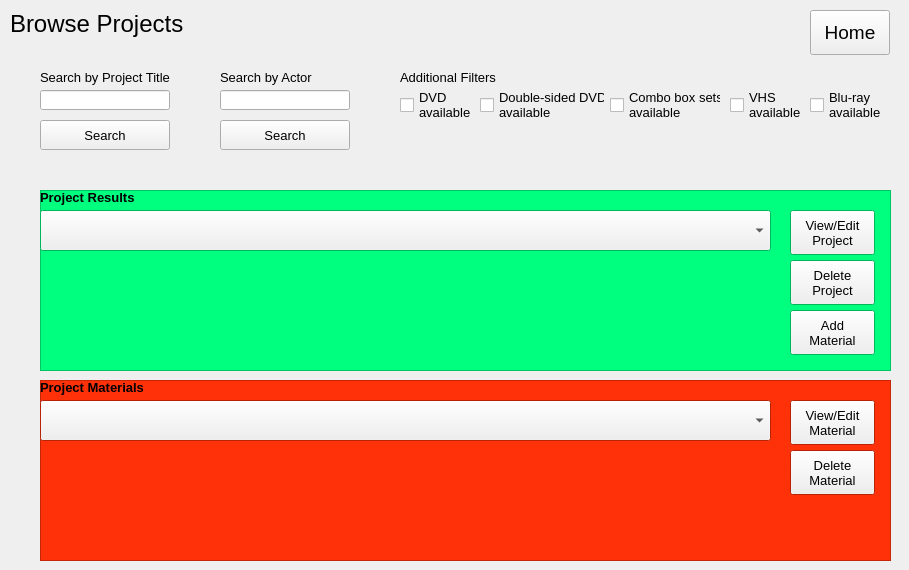
    <widget class="QWidget" name="pageBrowseProjects">
     <property name="minimumSize">
      <size>
       <width>900</width>
       <height>300</height>
      </size>
     </property>
     <widget class="QLabel" name="labelBrowseProjHeading">
      <property name="geometry">
       <rect>
        <x>10</x>
        <y>10</y>
        <width>250</width>
        <height>27</height>
       </rect>
      </property>
      <property name="font">
       <font>
        <pointsize>18</pointsize>
       </font>
      </property>
      <property name="text">
       <string>Browse Projects</string>
      </property>
     </widget>
     <widget class="QPushButton" name="buttonHomeBrowseProj">
      <property name="geometry">
       <rect>
        <x>810</x>
        <y>10</y>
        <width>80</width>
        <height>45</height>
       </rect>
      </property>
      <property name="font">
       <font>
        <pointsize>14</pointsize>
       </font>
      </property>
      <property name="text">
       <string>Home</string>
      </property>
     </widget>
     <widget class="QLineEdit" name="textBrowseProjSearchByActor">
      <property name="geometry">
       <rect>
        <x>220</x>
        <y>90</y>
        <width>130</width>
        <height>20</height>
       </rect>
      </property>
      <property name="font">
       <font>
        <pointsize>10</pointsize>
       </font>
      </property>
     </widget>
     <widget class="QLabel" name="labelBrowseProjSearchByProj">
      <property name="geometry">
       <rect>
        <x>40</x>
        <y>60</y>
        <width>131</width>
        <height>35</height>
       </rect>
      </property>
      <property name="font">
       <font>
        <pointsize>10</pointsize>
       </font>
      </property>
      <property name="text">
       <string>Search by Project Title</string>
      </property>
     </widget>
     <widget class="QLabel" name="labelBrowseProjSearchByActor">
      <property name="geometry">
       <rect>
        <x>220</x>
        <y>60</y>
        <width>100</width>
        <height>35</height>
       </rect>
      </property>
      <property name="font">
       <font>
        <pointsize>10</pointsize>
       </font>
      </property>
      <property name="text">
       <string>Search by Actor</string>
      </property>
     </widget>
     <widget class="QLineEdit" name="textBrowseProjSearchByProj">
      <property name="geometry">
       <rect>
        <x>40</x>
        <y>90</y>
        <width>130</width>
        <height>20</height>
       </rect>
      </property>
      <property name="font">
       <font>
        <pointsize>10</pointsize>
       </font>
      </property>
      <property name="text">
       <string/>
      </property>
     </widget>
     <widget class="QCheckBox" name="checkBoxBrowseProjCombo">
      <property name="geometry">
       <rect>
        <x>610</x>
        <y>90</y>
        <width>111</width>
        <height>30</height>
       </rect>
      </property>
      <property name="font">
       <font>
        <pointsize>10</pointsize>
       </font>
      </property>
      <property name="text">
       <string>Combo box sets
available</string>
      </property>
     </widget>
     <widget class="QCheckBox" name="checkBoxBrowseProjBluray">
      <property name="geometry">
       <rect>
        <x>810</x>
        <y>90</y>
        <width>90</width>
        <height>30</height>
       </rect>
      </property>
      <property name="font">
       <font>
        <pointsize>10</pointsize>
       </font>
      </property>
      <property name="text">
       <string>Blu-ray
available</string>
      </property>
     </widget>
     <widget class="QLabel" name="labelBrowseProjAdditonalFilters">
      <property name="geometry">
       <rect>
        <x>400</x>
        <y>60</y>
        <width>121</width>
        <height>35</height>
       </rect>
      </property>
      <property name="font">
       <font>
        <pointsize>10</pointsize>
       </font>
      </property>
      <property name="text">
       <string>Additional Filters</string>
      </property>
     </widget>
     <widget class="QCheckBox" name="checkBoxBrowseProjVHS">
      <property name="geometry">
       <rect>
        <x>730</x>
        <y>90</y>
        <width>71</width>
        <height>30</height>
       </rect>
      </property>
      <property name="font">
       <font>
        <pointsize>10</pointsize>
       </font>
      </property>
      <property name="text">
       <string>VHS
available</string>
      </property>
     </widget>
     <widget class="QCheckBox" name="checkBoxBrowseProjDoubleDVD">
      <property name="geometry">
       <rect>
        <x>480</x>
        <y>90</y>
        <width>125</width>
        <height>30</height>
       </rect>
      </property>
      <property name="font">
       <font>
        <pointsize>10</pointsize>
       </font>
      </property>
      <property name="text">
       <string>Double-sided DVD
available</string>
      </property>
     </widget>
     <widget class="QCheckBox" name="checkBoxBrowseProjDVD">
      <property name="geometry">
       <rect>
        <x>400</x>
        <y>90</y>
        <width>71</width>
        <height>30</height>
       </rect>
      </property>
      <property name="font">
       <font>
        <pointsize>10</pointsize>
       </font>
      </property>
      <property name="text">
       <string>DVD
available</string>
      </property>
     </widget>
     <widget class="QPushButton" name="buttonBrowseProjSearchByProj">
      <property name="geometry">
       <rect>
        <x>40</x>
        <y>120</y>
        <width>130</width>
        <height>30</height>
       </rect>
      </property>
      <property name="font">
       <font>
        <pointsize>10</pointsize>
       </font>
      </property>
      <property name="text">
       <string>Search</string>
      </property>
     </widget>
     <widget class="QPushButton" name="buttonBrowseProjSearchByActor">
      <property name="geometry">
       <rect>
        <x>220</x>
        <y>120</y>
        <width>130</width>
        <height>30</height>
       </rect>
      </property>
      <property name="font">
       <font>
        <pointsize>10</pointsize>
       </font>
      </property>
      <property name="text">
       <string>Search</string>
      </property>
     </widget>
     <widget class="QFrame" name="frameBrowseProjProj">
      <property name="geometry">
       <rect>
        <x>40</x>
        <y>190</y>
        <width>851</width>
        <height>181</height>
       </rect>
      </property>
      <property name="palette">
       <palette>
        <active>
         <colorrole role="Window">
          <brush brushstyle="SolidPattern">
           <color alpha="255">
            <red>0</red>
            <green>255</green>
            <blue>127</blue>
           </color>
          </brush>
         </colorrole>
        </active>
        <inactive>
         <colorrole role="Window">
          <brush brushstyle="SolidPattern">
           <color alpha="255">
            <red>0</red>
            <green>255</green>
            <blue>127</blue>
           </color>
          </brush>
         </colorrole>
        </inactive>
        <disabled>
         <colorrole role="Window">
          <brush brushstyle="SolidPattern">
           <color alpha="255">
            <red>0</red>
            <green>255</green>
            <blue>127</blue>
           </color>
          </brush>
         </colorrole>
        </disabled>
       </palette>
      </property>
      <property name="autoFillBackground">
       <bool>true</bool>
      </property>
      <property name="frameShape">
       <enum>QFrame::StyledPanel</enum>
      </property>
      <property name="frameShadow">
       <enum>QFrame::Raised</enum>
      </property>
      <widget class="QPushButton" name="buttonBrowseProjDeleteProj">
       <property name="geometry">
        <rect>
         <x>750</x>
         <y>70</y>
         <width>85</width>
         <height>45</height>
        </rect>
       </property>
       <property name="font">
        <font>
         <pointsize>10</pointsize>
        </font>
       </property>
       <property name="text">
        <string>Delete
Project</string>
       </property>
      </widget>
      <widget class="QComboBox" name="comboBrowseProjProjResults">
       <property name="geometry">
        <rect>
         <x>0</x>
         <y>20</y>
         <width>731</width>
         <height>41</height>
        </rect>
       </property>
       <property name="font">
        <font>
         <pointsize>14</pointsize>
        </font>
       </property>
      </widget>
      <widget class="QPushButton" name="buttonBrowseProjViewProj">
       <property name="geometry">
        <rect>
         <x>750</x>
         <y>20</y>
         <width>85</width>
         <height>45</height>
        </rect>
       </property>
       <property name="font">
        <font>
         <pointsize>10</pointsize>
        </font>
       </property>
       <property name="text">
        <string>View/Edit
Project</string>
       </property>
      </widget>
      <widget class="QLabel" name="labelBrowseProjProjResults">
       <property name="geometry">
        <rect>
         <x>0</x>
         <y>-10</y>
         <width>131</width>
         <height>35</height>
        </rect>
       </property>
       <property name="font">
        <font>
         <pointsize>10</pointsize>
         <weight>75</weight>
         <bold>true</bold>
        </font>
       </property>
       <property name="text">
        <string>Project Results</string>
       </property>
      </widget>
      <widget class="QPushButton" name="buttonBrowseProjAddMaterial">
       <property name="geometry">
        <rect>
         <x>750</x>
         <y>120</y>
         <width>85</width>
         <height>45</height>
        </rect>
       </property>
       <property name="font">
        <font>
         <pointsize>10</pointsize>
        </font>
       </property>
       <property name="text">
        <string>Add
Material</string>
       </property>
      </widget>
     </widget>
     <widget class="QFrame" name="frameBrowseProjMaterials">
      <property name="geometry">
       <rect>
        <x>40</x>
        <y>380</y>
        <width>851</width>
        <height>181</height>
       </rect>
      </property>
      <property name="palette">
       <palette>
        <active>
         <colorrole role="Base">
          <brush brushstyle="SolidPattern">
           <color alpha="255">
            <red>255</red>
            <green>255</green>
            <blue>255</blue>
           </color>
          </brush>
         </colorrole>
         <colorrole role="Window">
          <brush brushstyle="SolidPattern">
           <color alpha="255">
            <red>255</red>
            <green>49</green>
            <blue>8</blue>
           </color>
          </brush>
         </colorrole>
        </active>
        <inactive>
         <colorrole role="Base">
          <brush brushstyle="SolidPattern">
           <color alpha="255">
            <red>255</red>
            <green>255</green>
            <blue>255</blue>
           </color>
          </brush>
         </colorrole>
         <colorrole role="Window">
          <brush brushstyle="SolidPattern">
           <color alpha="255">
            <red>255</red>
            <green>49</green>
            <blue>8</blue>
           </color>
          </brush>
         </colorrole>
        </inactive>
        <disabled>
         <colorrole role="Base">
          <brush brushstyle="SolidPattern">
           <color alpha="255">
            <red>255</red>
            <green>49</green>
            <blue>8</blue>
           </color>
          </brush>
         </colorrole>
         <colorrole role="Window">
          <brush brushstyle="SolidPattern">
           <color alpha="255">
            <red>255</red>
            <green>49</green>
            <blue>8</blue>
           </color>
          </brush>
         </colorrole>
        </disabled>
       </palette>
      </property>
      <property name="autoFillBackground">
       <bool>true</bool>
      </property>
      <property name="frameShape">
       <enum>QFrame::StyledPanel</enum>
      </property>
      <property name="frameShadow">
       <enum>QFrame::Raised</enum>
      </property>
      <widget class="QPushButton" name="buttonBrowseProjDeleteMaterial">
       <property name="geometry">
        <rect>
         <x>750</x>
         <y>70</y>
         <width>85</width>
         <height>45</height>
        </rect>
       </property>
       <property name="font">
        <font>
         <pointsize>10</pointsize>
        </font>
       </property>
       <property name="text">
        <string>Delete
Material</string>
       </property>
      </widget>
      <widget class="QComboBox" name="comboBrowseProjProjMaterials">
       <property name="geometry">
        <rect>
         <x>0</x>
         <y>20</y>
         <width>731</width>
         <height>41</height>
        </rect>
       </property>
       <property name="font">
        <font>
         <pointsize>14</pointsize>
        </font>
       </property>
      </widget>
      <widget class="QPushButton" name="buttonBrowseProjEditMaterial">
       <property name="geometry">
        <rect>
         <x>750</x>
         <y>20</y>
         <width>85</width>
         <height>45</height>
        </rect>
       </property>
       <property name="font">
        <font>
         <pointsize>10</pointsize>
        </font>
       </property>
       <property name="text">
        <string>View/Edit
Material</string>
       </property>
      </widget>
      <widget class="QLabel" name="labelBrowseProjProjMaterials">
       <property name="geometry">
        <rect>
         <x>0</x>
         <y>-10</y>
         <width>131</width>
         <height>35</height>
        </rect>
       </property>
       <property name="font">
        <font>
         <pointsize>10</pointsize>
         <weight>75</weight>
         <bold>true</bold>
        </font>
       </property>
       <property name="text">
        <string>Project Materials</string>
       </property>
      </widget>
     </widget>
    </widget>
